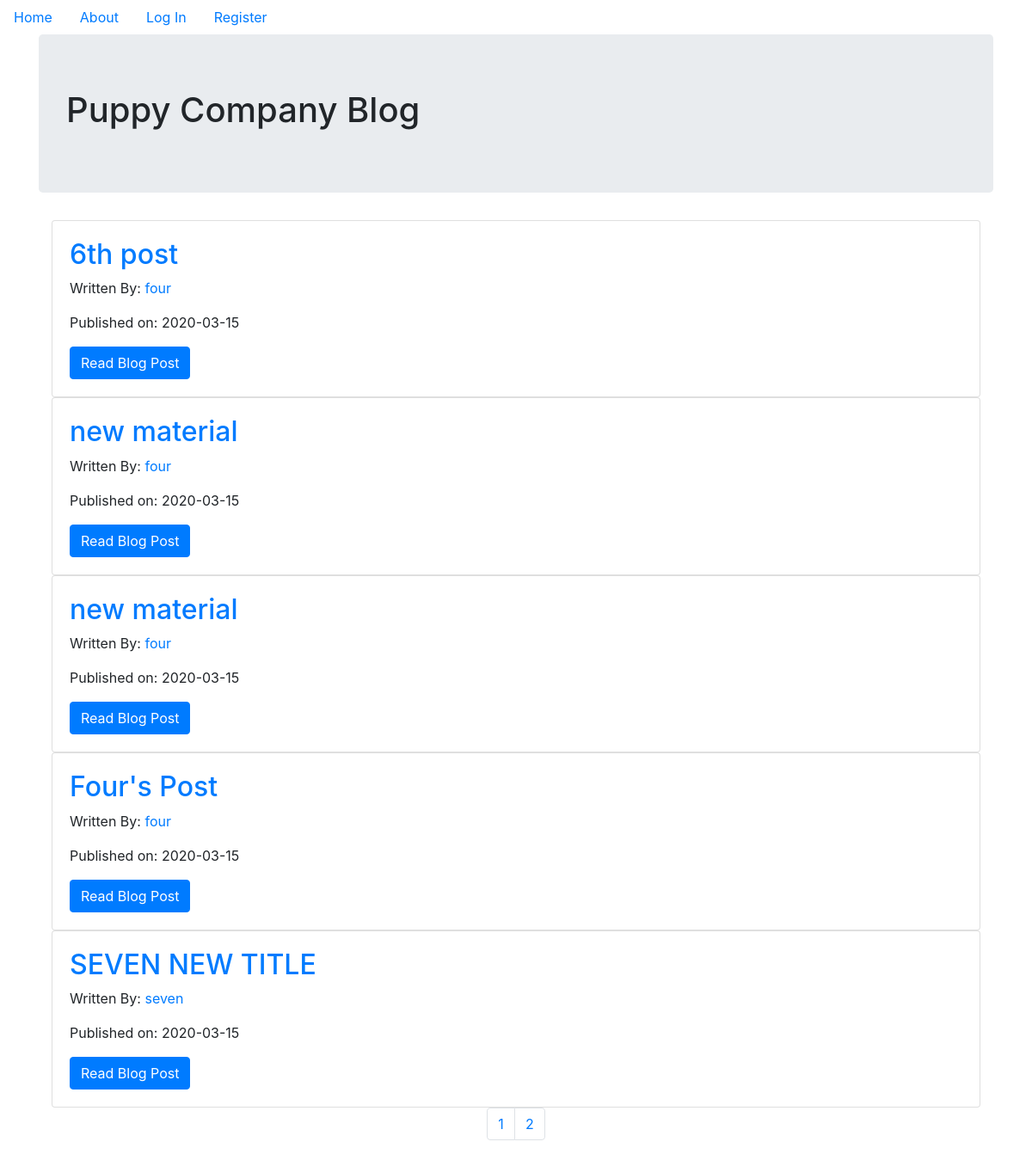
The page / on the database its author committed.
### puppycompanyblog/models.py (models this page shows, shortened)
class BlogPost(db.Model):
    users = db.relationship(User)
    id = db.Column(db.Integer, primary_key=True)
    user_id = db.Column(db.Integer, db.ForeignKey('users.id'), nullable=False)
    date = db.Column(db.DateTime, nullable=False, default=datetime.utcnow)
    title = db.Column(db.String(140), nullable=False)
    text = db.Column(db.Text, nullable=False)

class User(db.Model, UserMixin):
    __tablename__ = 'users'
    id = db.Column(db.Integer, primary_key = True)
    profile_image = db.Column(db.String(20), nullable=False, default='default_profile.png')
    email = db.Column(db.String(64), unique=True, index=True)
    username = db.Column(db.String(64), unique=True, index=True)
    password_hash = db.Column(db.String(128))
    posts = db.relationship('BlogPost', backref='author', lazy=True)

### puppycompanyblog/core/views.py (the view)
@core.route('/')
def index():
    page = request.args.get('page', 1, type=int)
    blog_posts = BlogPost.query.order_by(BlogPost.date.desc()).paginate(page=page, per_page=5)
    return render_template('index.html', blog_posts=blog_posts)

### puppycompanyblog/templates/index.html
{% extends 'base.html' %}
{% block content %}
<div class="jumbotron">
  <h1>Puppy Company Blog</h1>
</div>
<div class="container">
  {% for post in blog_posts.items %}
    <div class="card">
      <div class="card-body">
        <h2><a class="card-title" href="{{ url_for('blog_posts.blog_post', blog_post_id=post.id) }}">{{ post.title }}</a></h2>
        <p>Written By: <a href="{{ url_for('users.user_posts', username=post.author.username) }}">{{ post.author.username }}</a></p>
        <p>Published on: {{ post.date.strftime('%Y-%m-%d') }}</p>
        <a class="btn btn-primary" href="{{ url_for('blog_posts.blog_post', blog_post_id=post.id) }}">Read Blog Post</a>
      </div>
    </div>
  {% endfor %}
</div>
<nav aria-label="Page navigation example">
  <ul class="pagination justify-content-center">
    {% for page_num in blog_posts.iter_pages(left_edge=1, right_edge=1, left_current=1, right_current=2) %}
      {% if blog_posts.page == page_num %}
        <li class="page-item disable">
          <a class="page-link" href="{{ url_for('core.index', page=page_num) }}">{{ page_num }}</a>
        </li>
      {% else %}
        <li class="page-item">
          <a class="page-link" href="{{ url_for('core.index', page=page_num) }}">{{ page_num }}</a>
        </li>
      {% endif %}
    {% endfor %}
  </ul>
</nav>
{% endblock %}

### rows shown on the page
BlogPost: title "6th post", author.username "four", date "2020-03-15"
BlogPost: title "new material", author.username "four", date "2020-03-15"
BlogPost: title "new material", author.username "four", date "2020-03-15"
BlogPost: title "Four's Post", author.username "four", date "2020-03-15"
BlogPost: title "SEVEN NEW TITLE", author.username "seven", date "2020-03-15"

### other values the page prints
{{ page_num }} "1"
{{ page_num }} "2"
